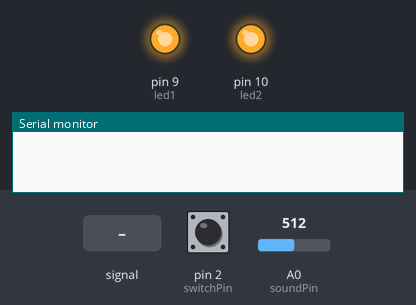
The sketch below on a simulated Arduino Uno, built with avr-gcc and run on an emulated ATmega328P. Shown: output pins drawn as LEDs (lit = HIGH), the last lines printed to the serial monitor. The inputs (shaded band) are chosen by the test bench; at power-on: pin 2 (switchPin) HIGH, A0 (soundPin) = 512.

Above: at 1.2 s.
1.3 s: A0 (soundPin) fed a 200 Hz sine of ±81 counts around its level
At 3.9 s:
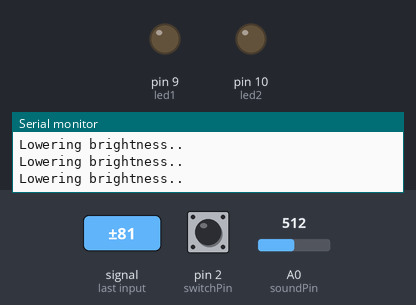
4.3 s: pin 2 (switchPin) pulled LOW for 0.15 s
At 4.75 s:
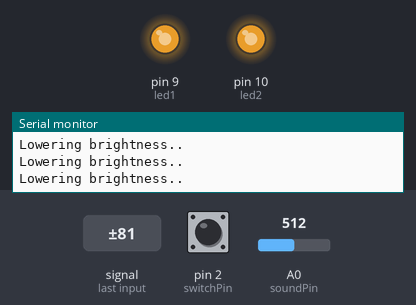
7.3 s: pin 2 (switchPin) pulled LOW for 1 s
At 8.8 s:
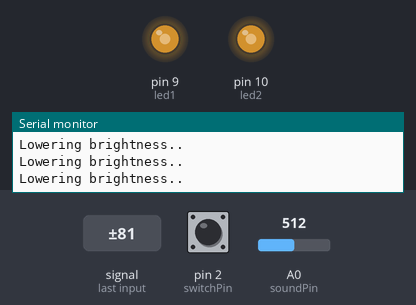
11.0 s: pin 2 (switchPin) pulled LOW for 3.2 s
At 14.9 s:
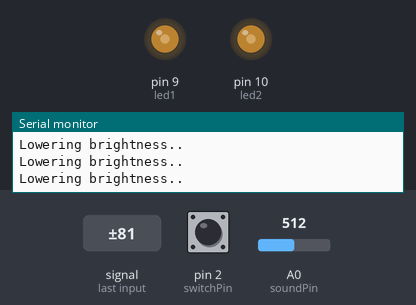
Timing chart, 0 to 16.9 s (numbered marks = the images above; inputs shaded):
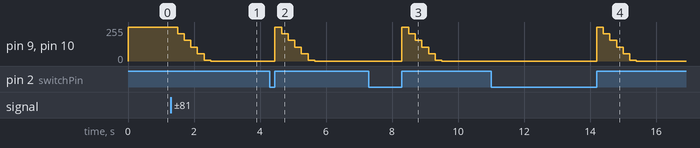

The sketch:

DigitalAnalog.ino
```cpp
int switchPin = 2;
int soundPin = A0;
int led1 = 9;
int led2 = 10;

int brightness = 255; // starts at full brightness
int threshold = 70;  // sound volume that's needed

void setup() {
  pinMode(switchPin, INPUT);
  pinMode(led1, OUTPUT);
  pinMode(led2, OUTPUT);
  Serial.begin(9600);
}

void loop() {
  // slide switch on and off
  if (digitalRead(switchPin) == LOW) {
    analogWrite(led1, 0);
    analogWrite(led2, 0);
    brightness = 255; // brightness reset when turned back on
    return;
  }

  // sound detection
  int soundValue = analogRead(soundPin);
  int change = abs(soundValue - 512);

  if (change > threshold) {
    brightness = brightness - 50; // drop brightness by 50 each sound
    Serial.println("Lowering brightness.."); // debug to make sure sound is going through and brightness lowering
    delay(200);
  }

  // keeping the brightness between 0 and 255
  if (brightness < 0) {
    brightness = 0;
  }

  analogWrite(led1, brightness);
  analogWrite(led2, brightness);
}
```

Measured:
- after the input at 1.3 s, pin 9 (led1), pin 10 (led2): moves from 255/255 to 0/255 over 1.0 s, starting after 0.20 s
- after the input at 4.3 s, pin 9 (led1), pin 10 (led2): 0/255 → 255/255 after 0.15 s, → 205/255 0.20 s later, → 155/255 0.20 s later, → 105/255 0.20 s later, … (7 changes in this stretch)
- after the input at 7.3 s, pin 9 (led1), pin 10 (led2): 0/255 → 255/255 after 1.0 s, → 205/255 0.20 s later, → 155/255 0.20 s later, → 105/255 0.20 s later, … (7 changes in this stretch)
- after the input at 11.0 s, pin 9 (led1), pin 10 (led2): 0/255 → 255/255 after 3.2 s, → 205/255 0.20 s later, → 155/255 0.20 s later, → 105/255 0.20 s later, … (7 changes in this stretch)
